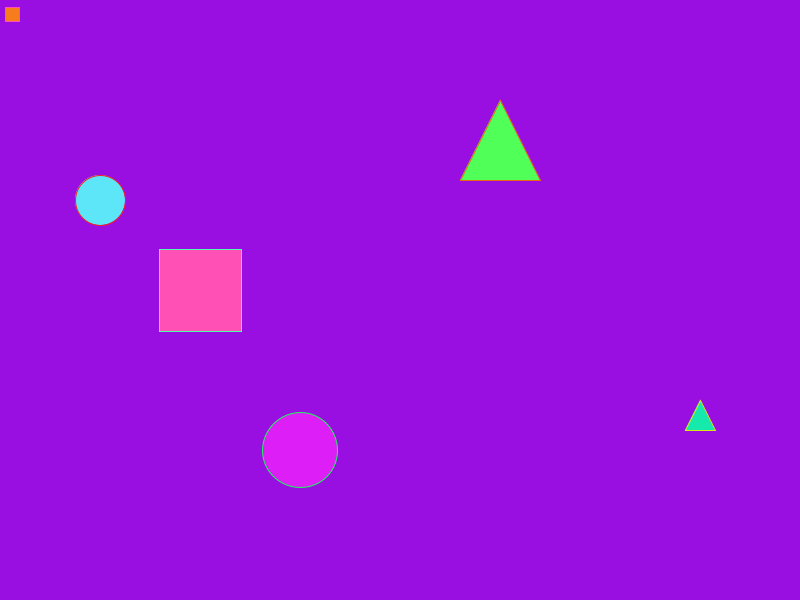
Frame 1 (no input)
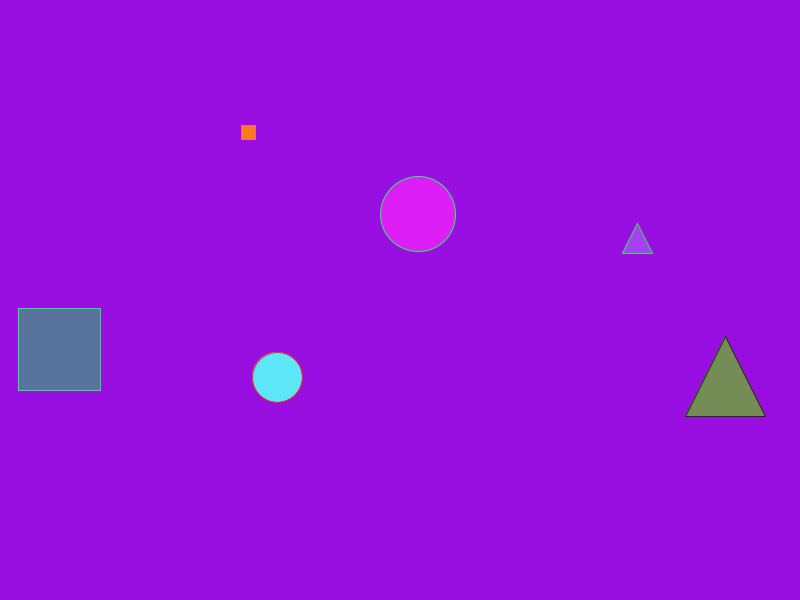
Frame 60 (the mouse pressed at the canvas centre just before this capture)
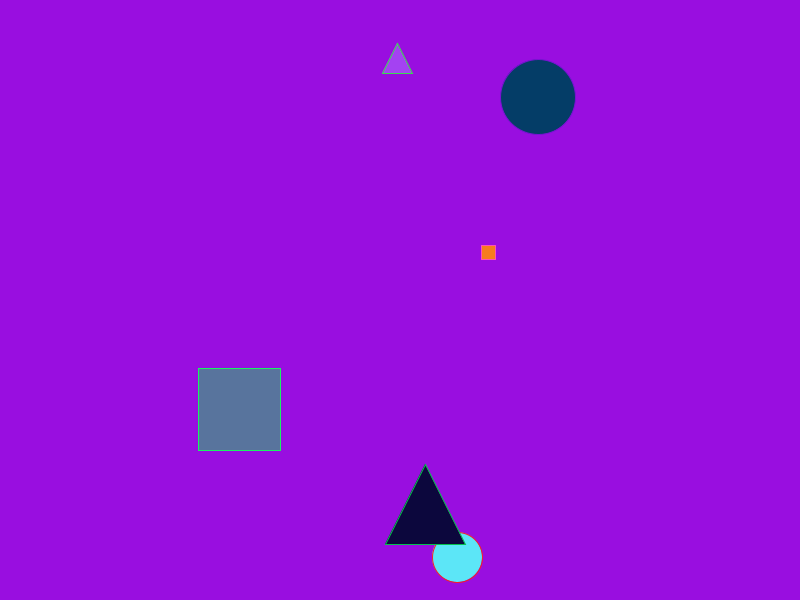
Frame 120 (the mouse held since frame 60 and released just before this capture)

The Processing sketch that drew these frames (run headless with seeded random() and noise(); from frame 60 on, the mouse is pressed at the canvas centre):

// Processing sketch: Daily1_abstract_art
// ── Daily1_abstract_art.pde
//// println("Hello World");

//size(800,600); // determine the size of the window

////change background color
//background(125);

////if you use control+/,
////then you can comment out
////several lines
//line(50,95,567,982); // line from one point to another (x1,y1,x2,y2)
//rect(100,200,100,300,200,200,200,300); // weird lookin rectangle.
//// documentation says it is determining the roundness of the corners
//line     ( 0, 100,    500,          400); // spaces don't affect anything

//stroke(255,30,180); // also works on lines

//rect(400,300,200,100);// way he teaches rect (x,y,width,length)
//// x and y of the top left of the rectangle (unless rectMode(CENTER);)
////  inside of rectangle is white and covers
//// lines printed before it in the code

//// inside of rect is fill
//// outside of rect is stroke

////change fill color
//fill(0,120,255); // fill(R,G,B);
//// fill(255,255,255); = fill(255);

//circle(100,100,100); // (x,y,extent) where "extent" = diameter

// class(end);

Square circle1;
Square circle2;
Square square1;
Square square2;
Square triangle1;
Square triangle2;


void setup() {
size(800,600);
rectMode(CENTER);
circle1 = new Square(100,200,50,3,3,color(#5CE6F7),color(#F71E22));
circle2 = new Square(300,450,75,2,-4,color(#DD1EF7),color(#1EF75D));
square1 = new Square(12,14,14,4,2,color(#F77C1E),color(#FF50B6));
square2 = new Square(200,290,82,-3,1,color(#FF50B6),color(#50FFAC));
triangle1 = new Square(500,100,80,5,4,color(#50FF57),color(#EA6715));
triangle2 = new Square(700,400,30,4,-3,color(#15EAAC),color(#D8EA15));
}

void draw() {
  background(#990EE0);
  circle1.makecircle(circle1);//makecircle(circle1);
  circle2.makecircle(circle2);
  square1.makesquare(square1);
  square2.makesquare(square2);
  triangle1.maketriangle(triangle1);
  triangle2.maketriangle(triangle2);
  circle1.move(circle1);
  circle2.move(circle2);
  square1.move(square1);
  square2.move(square2);
  triangle1.move(triangle1);
  triangle2.move(triangle2);
  circle1.bounceatbounds();
  circle2.bounceatbounds();
  square1.bounceatbounds();
  square2.bounceatbounds();
  triangle1.tribounceatbounds(triangle1);
  triangle2.tribounceatbounds(triangle2);
}

// ── Square_Class.pde
class Square {
  int x, y, size, xSpeed, ySpeed;
  color fill, stroke;

  Square(int x, int y, int size, int xSpeed, int ySpeed, color fill, color stroke) {
    this.x = x;
    this.y = y;
    this.size = size;
    this.xSpeed = xSpeed;
    this.ySpeed = ySpeed;
    this.fill = fill;
    this.stroke = stroke;
  }

  void bounceatbounds() {
    if (x + (size / 2) >= width || x - (size / 2) <= 0) {
      bounceX();
    } else if (y + (size / 2) >= height || y - (size / 2) <= 0) {
      bounceY((size / 2),height-(size / 2));
    }
  }
  void bounceX() {
    xSpeed = -xSpeed;
    x = constrain(x, (size / 2), width-(size / 2));
    randomizeColor();
  }
  void bounceY(int zero, int max) {
    ySpeed = -ySpeed;
    y = constrain(y, zero, max);
    randomizeColor();
  }
  void randomizeColor() {
    fill = color(random(255), random(255), random(255));
    stroke = color(random(255), random(255), random(255));
  }
  void move(Square squ) {
    squ.x += squ.xSpeed;
    squ.y += squ.ySpeed;
  }
  void makesquare(Square squ) {
    fill(squ.fill);
    stroke(squ.stroke);
    rect(squ.x, squ.y, squ.size, squ.size);
  }
  void makecircle(Square squ) {
    fill(squ.fill);
    stroke(squ.stroke);
    ellipse(squ.x, squ.y, squ.size, squ.size);
  }
  void maketriangle(Square squ) {
    fill(squ.fill);
    stroke(squ.stroke);
    triangle(squ.x,
      squ.y,
      squ.x - (squ.size / 2),
      squ.y + squ.size,
      squ.x + (squ.size / 2),
      squ.y + squ.size);
  }
  void tribounceatbounds(Square squ) {
    if (squ.x + (squ.size / 2) >= width || squ.x - (squ.size / 2) <= 0) {
      bounceX();
    }
    if (squ.y + squ.size >= height || squ.y <= 0) {
      bounceY(0,height);
    }
  }
}
